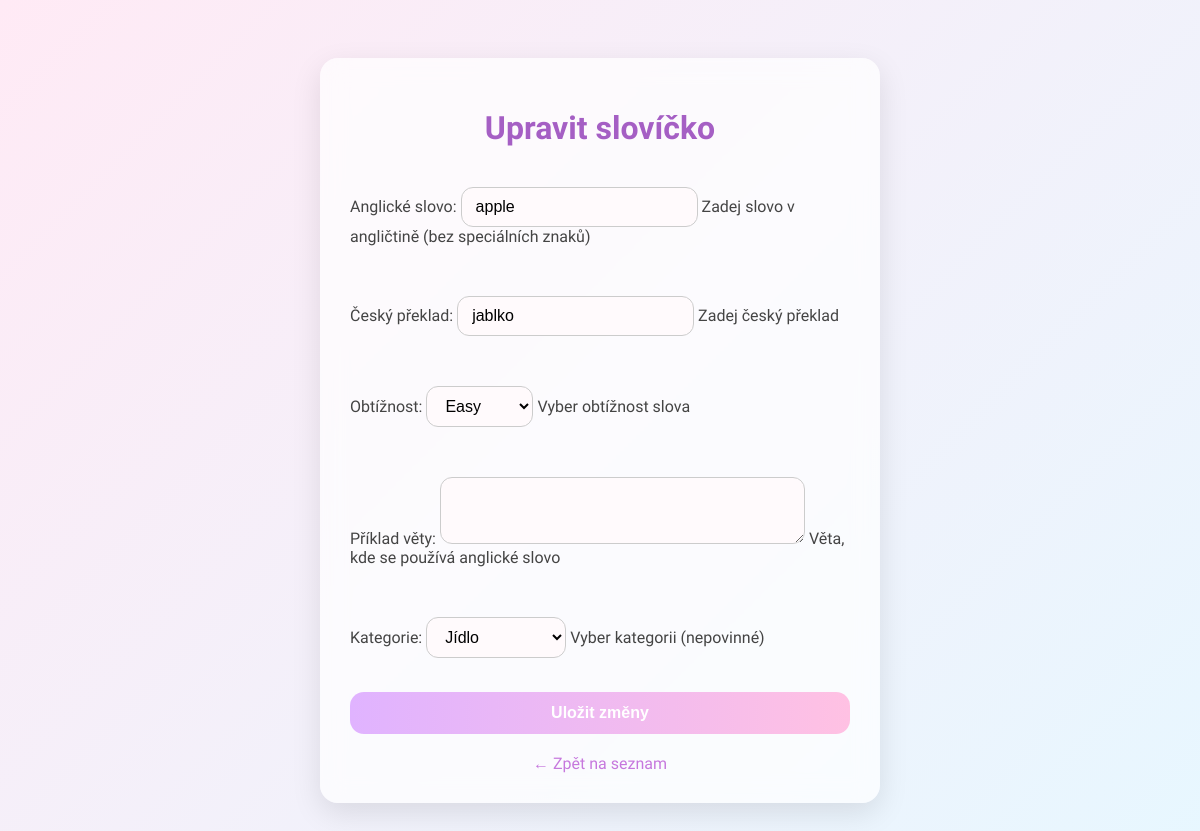
The app's page /words/edit/7/ (signed in), older data.
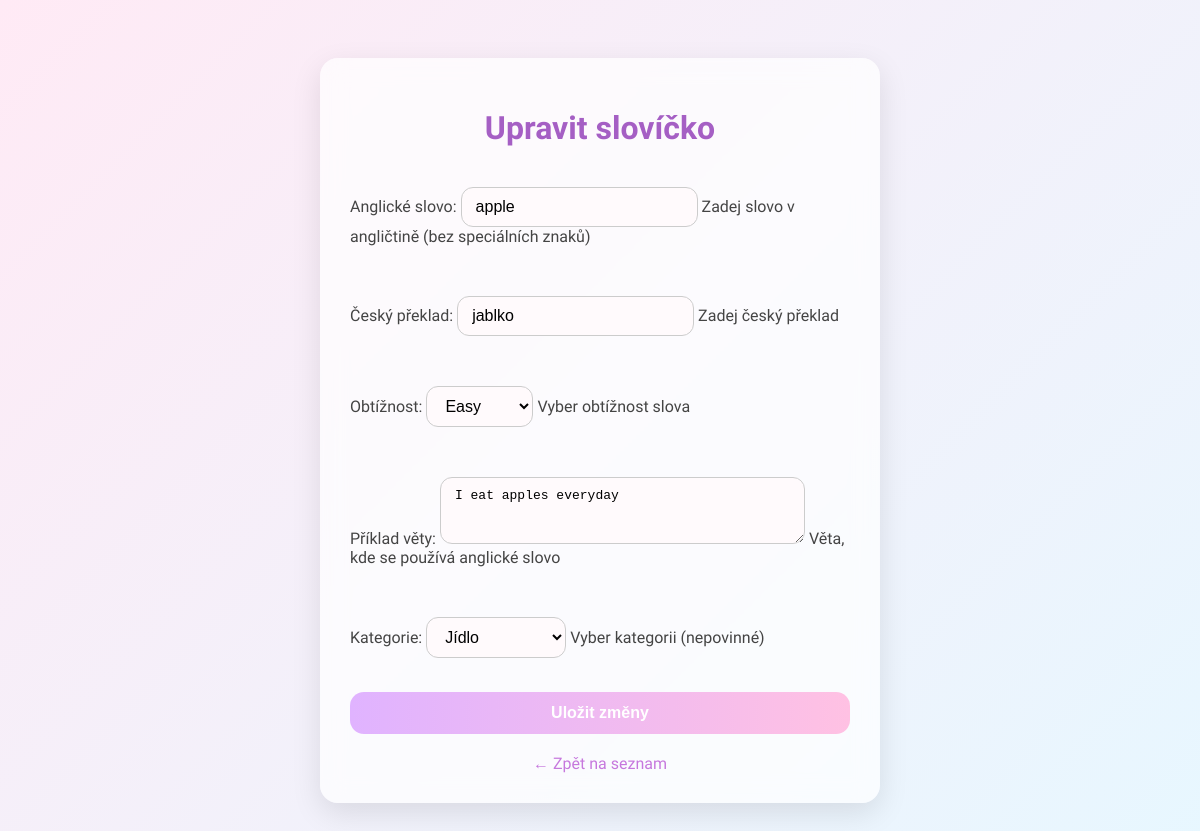
The same page, newer data.
### core/models.py (models this page shows, shortened)
class Word(models.Model):
    english = models.CharField(
        max_length=100,
        verbose_name="Anglické slovo",
        help_text="Zadej slovo v angličtině (bez speciálních znaků)",
        validators=[RegexValidator(r'^[a-zA-Z\s\-]+$', 'Pouze písmena, mezery a pomlčky')]
    )
    czech = models.CharField(
        max_length=100,
        verbose_name="Český překlad",
        help_text="Zadej český překlad"
    )
    difficulty = models.CharField(
        max_length=10,
        choices=[
            ('easy', 'Easy'),
            ('medium', 'Medium'),
            ('hard', 'Hard')
        ],
        verbose_name="Obtížnost",
        help_text="Vyber obtížnost slova"
    )
    category = models.ForeignKey(
        'Category',
        on_delete=models.CASCADE,
        null=True,
        blank=True,
        verbose_name="Kategorie",
        help_text="Vyber kategorii (nepovinné)"
    )
    example_sentence = models.TextField(
        blank=True,
        null=True,
        verbose_name="Příklad věty",
        help_text="Věta, kde se používá anglické slovo"
    )
    class Meta:
        verbose_name = "Slovo"
        verbose_name_plural = "Slova"
        ordering = ['difficulty']

### core/views.py (the view)
# urls.py: path('words/edit/<int:word_id>/', views.edit_word, name='edit_word'),
@login_required
@user_passes_test(is_admin)
def edit_word(request, word_id):
    word = Word.objects.get(id=word_id)
    if request.method == 'POST':
        form = WordForm(request.POST, instance=word)
        if form.is_valid():
            form.save()
            return redirect('word_list')
    else:
        form = WordForm(instance=word)
    return render(request, 'core/edit_word.html', {'form': form, 'word': word})

### core/forms.py
class WordForm(forms.ModelForm):
    class Meta:
        model = Word
        fields = ['english', 'czech', 'difficulty', 'example_sentence', 'category']
        widgets = {
            'english': forms.TextInput(attrs={'class': 'form-control'}),
            'czech': forms.TextInput(attrs={'class': 'form-control'}),
            'difficulty': forms.Select(attrs={'class': 'form-control'}),
            'example_sentence': forms.Textarea(attrs={'class': 'form-control', 'rows': 3}),
            'category': forms.Select(attrs={'class': 'form-control'}),
        }

### core/models.py (called while the page is built)
    def __str__(self):
        return self.name

### core/views.py (called while the page is built)
def is_admin(user):
    return user.is_staff or user.is_superuser

### core/templates/core/edit_word.html (shortened to what this page needs)
<!DOCTYPE html>
<html lang="cs">
<head>
</head>
<body>
  <div class="form-box">
    <h1>Upravit slovíčko</h1>
    <form method="post">
      {{ form.as_p }}
      <button type="submit">Uložit změny</button>
    </form>
    <a href="{% url 'word_list' %}">← Zpět na seznam</a>
  </div>
</body>
</html>

### core/templates/core/edit_word.html (style rules this page uses)
body { font-family: 'Quicksand', sans-serif; background: linear-gradient(135deg, #ffeaf5, #e7f7ff); padding: 50px; color: #444; }
.form-box { max-width: 500px; margin: 0 auto; background: rgba(255, 255, 255, 0.7); padding: 30px; border-radius: 18px; box-shadow: 0 10px 30px rgba(0, 0, 0, 0.1); backdrop-filter: blur(12px); }
h1 { text-align: center; margin-bottom: 24px; color: #a55fc4; }
form { display: flex; flex-direction: column; gap: 18px; }
input[type="text"], select, textarea { padding: 10px 14px; border-radius: 12px; border: 1px solid #ccc; font-size: 1em; background: #fffafc; max-width: 100%; }
textarea { resize: vertical; }
button { padding: 12px 20px; border: none; border-radius: 14px; font-weight: bold; background: linear-gradient(to right, #e0b3ff, #ffc1e3); color: white; cursor: pointer; font-size: 1em; transition: 0.2s; }
a { display: block; margin-top: 20px; text-align: center; color: #c678dd; text-decoration: none; }

Row changes from the older to the newer data that the page shows:
changed Word "apple": example_sentence (not shown) → "I eat apples everyday"
